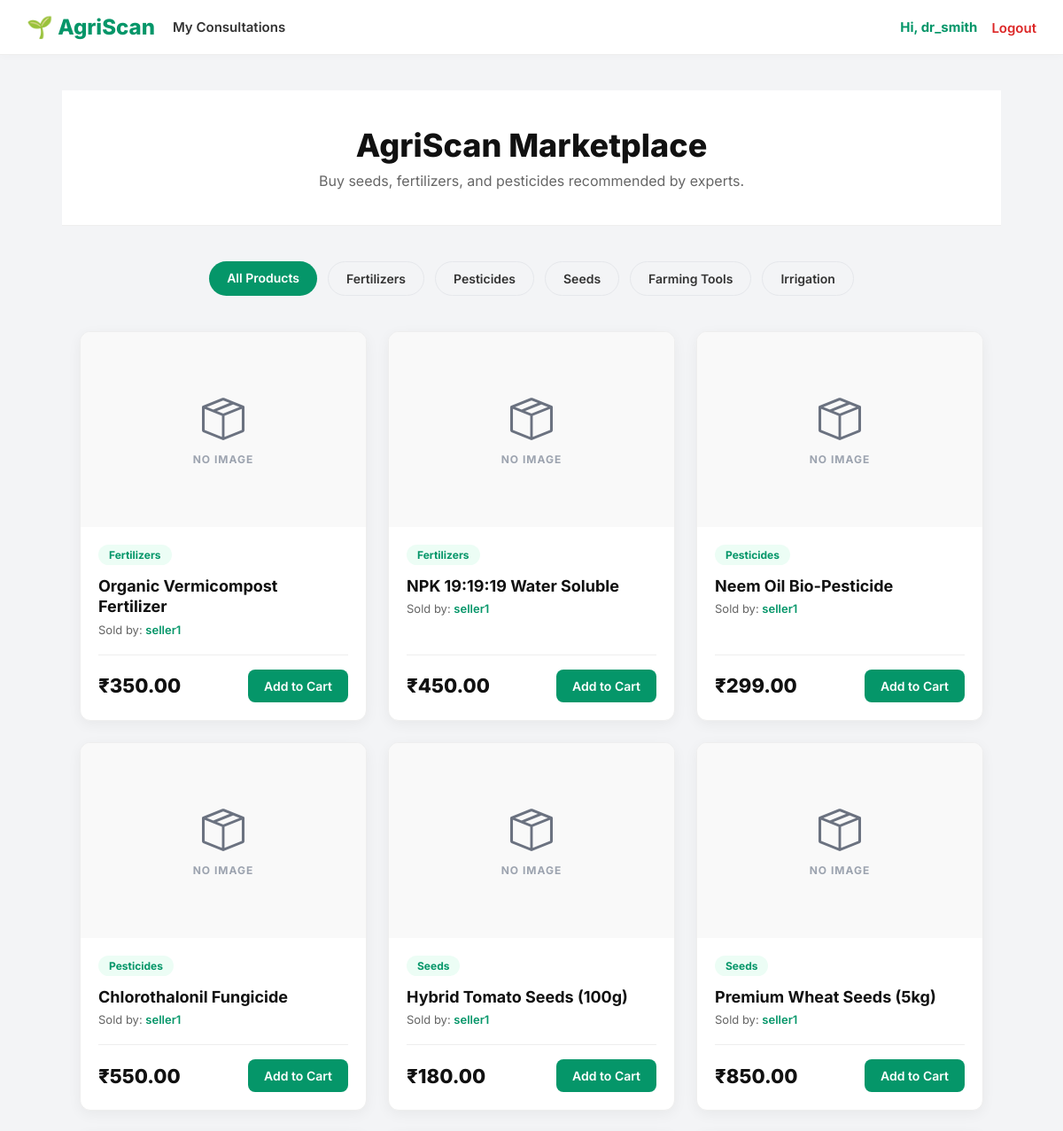
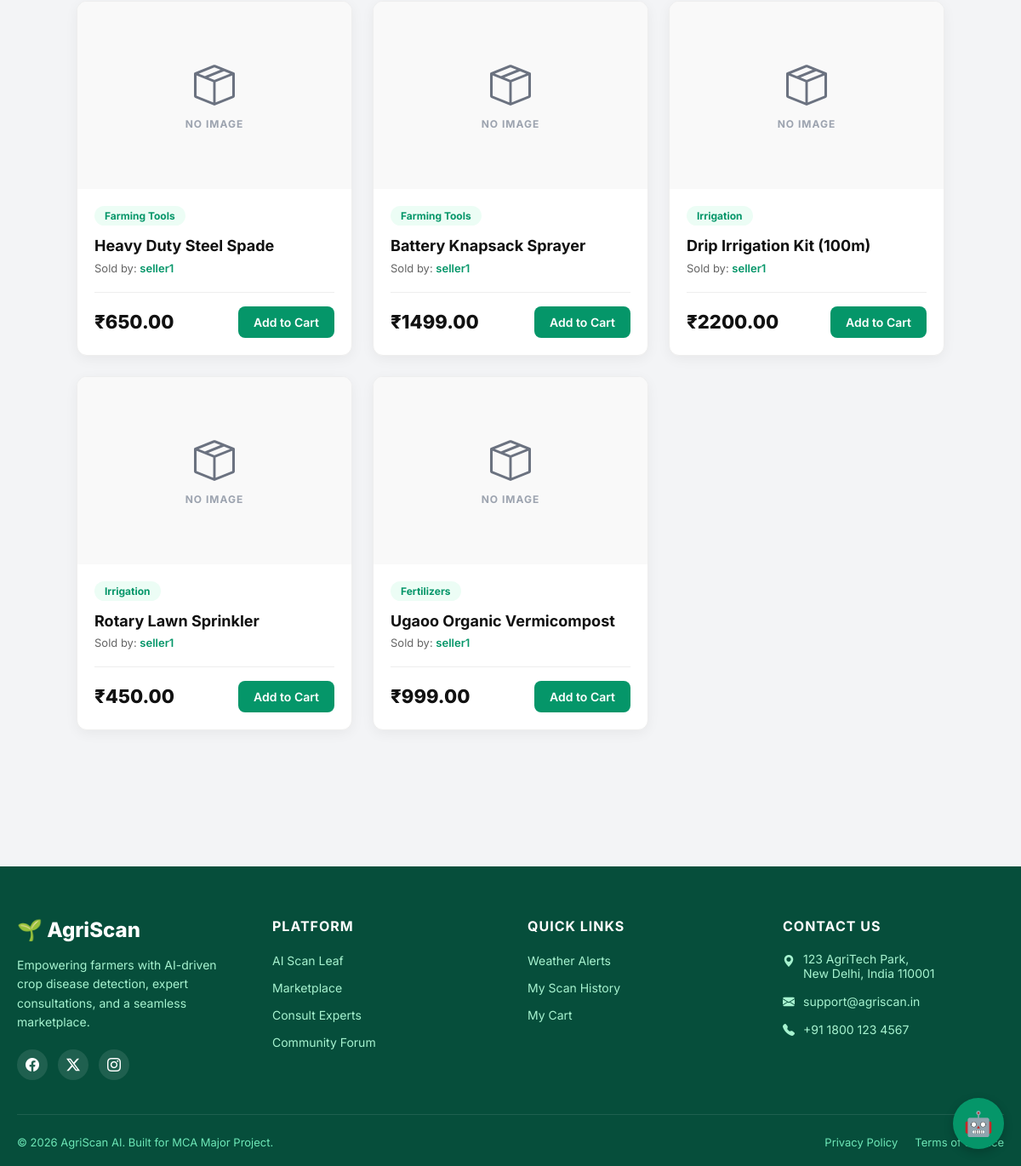
/marketplace/ (signed in), run on the app's committed database (2 pictures, top to bottom).
### accounts/models.py (models this page shows)
class User(AbstractUser):
    ROLE_CHOICES = (
        ('farmer', 'Farmer'),
        ('agronomist', 'Agronomist'),
        ('seller', 'Seller'),
        ('admin', 'Admin'),
    )
    role = models.CharField(max_length=20, choices=ROLE_CHOICES, default='farmer')
    phone = models.CharField(max_length=15, blank=True)

### marketplace/models.py (models this page shows, shortened)
class Category(models.Model):
    name = models.CharField(max_length=100)

class Product(models.Model):
    seller = models.ForeignKey(User, on_delete=models.CASCADE, limit_choices_to={'role': 'seller'})
    category = models.ForeignKey(Category, on_delete=models.CASCADE)
    name = models.CharField(max_length=200)
    description = models.TextField()
    price = models.DecimalField(max_digits=8, decimal_places=2)
    stock = models.PositiveIntegerField(default=0)
    image = models.ImageField(upload_to='products/', blank=True, null=True)

### marketplace/views.py (the view)
# urls.py: path('', views.store, name='store'),
def store(request):
    products = Product.objects.all()
    categories = Category.objects.all()
    category_id = request.GET.get('category')
    if category_id:
        products = products.filter(category_id=category_id)
    return render(request, 'marketplace/store.html', {'products': products, 'categories': categories})

### templates/marketplace/store.html (shortened to what this page needs)
{% extends "base.html" %}
{% block content %}
<div style="background: white; padding: 40px 20px; text-align: center; border-bottom: 1px solid #eee; margin-bottom: 40px;">
    <h1 style="font-size: 36px; font-weight: 800; color: #111; margin-bottom: 8px;">AgriScan Marketplace</h1>
    <p style="font-size: 16px; color: #666;">Buy seeds, fertilizers, and pesticides recommended by experts.</p>
</div>
<div style="max-width: 1200px; margin: 0 auto; padding: 0 20px;">
    <div style="display: flex; gap: 12px; justify-content: center; margin-bottom: 40px; flex-wrap: wrap;">
        <a href="{% url 'store' %}" style="padding: 10px 20px; border-radius: 30px; text-decoration: none; font-weight: 600; font-size: 14px; {% if not request.GET.category %}background: #059669; color: white;{% else %}background: #F3F4F6; color: #333; border: 1px solid #E5E7EB;{% endif %}">All Products</a>
        {% for cat in categories %}
            <a href="?category={{ cat.id }}" style="padding: 10px 20px; border-radius: 30px; text-decoration: none; font-weight: 600; font-size: 14px; {% if request.GET.category == cat.id|stringformat:'s' %}background: #059669; color: white;{% else %}background: #F3F4F6; color: #333; border: 1px solid #E5E7EB;{% endif %}">{{ cat.name }}</a>
        {% endfor %}
    </div>
    <div class="product-grid">
        {% for product in products %}
            <div class="product-card">
                <div class="product-image-box">
                    <div id="fallback-{{ product.id }}" style="display: {% if product.image %}none{% else %}flex{% endif %}; flex-direction: column; align-items: center; justify-content: center; color: #9CA3AF; z-index: 1;">
                        <i class="bi bi-box-seam" style="font-size: 48px; margin-bottom: 8px; color: #6B7280;"></i>
                        <span style="font-size: 12px; font-weight: 700; text-transform: uppercase; letter-spacing: 1px;">No Image</span>
                    </div>
                </div>
                <div class="product-details">
                    <span style="display: inline-block; background: #ECFDF5; color: #059669; font-size: 12px; font-weight: 700; padding: 4px 12px; border-radius: 20px; margin-bottom: 12px; width: fit-content;">{{ product.category.name }}</span>
                    <h3 style="font-size: 18px; font-weight: 700; color: #111; margin-bottom: 6px; line-height: 1.3;">{{ product.name }}</h3>
                    <p style="font-size: 13px; color: #666; margin-bottom: 20px;">Sold by: <span style="font-weight: 600; color: #059669;">{{ product.seller.username }}</span></p>
                    <div style="display: flex; justify-content: space-between; align-items: center; border-top: 1px solid #eee; padding-top: 16px; margin-top: auto;">
                        <span style="font-size: 22px; font-weight: 800; color: #111;">₹{{ product.price }}</span>
                        <a href="{% url 'add_to_cart' product.id %}" style="background: #059669; color: white; text-decoration: none; padding: 10px 18px; border-radius: 8px; font-weight: 600; font-size: 14px;">Add to Cart</a>
                    </div>
                </div>
            </div>
        {% endfor %}
    </div>
</div>
{% endblock %}

### templates/base.html (shortened to what this page needs)
{% load static %}
<!DOCTYPE html>
<html lang="en">
<head>
    <link href="https://cdn.jsdelivr.net/npm/bootstrap-icons@1.11.0/font/bootstrap-icons.css" rel="stylesheet">
    <link rel="stylesheet" href="{% static 'css/style.css' %}">
</head>
<body>
<nav class="navbar" style="background: white; border-bottom: 1px solid #eee; box-shadow: 0 2px 10px rgba(0,0,0,0.02);">
    <div class="nav-container" style="display: flex; justify-content: space-between; align-items: center; width: 100%; max-width: 1400px; margin: 0 auto; padding: 16px 30px; box-sizing: border-box; gap: 20px;">
        <div style="display: flex; align-items: center; gap: 20px; flex-shrink: 1; overflow: hidden;">
            <a href="/" class="brand" style="font-size: 24px; font-weight: 800; color: #059669; text-decoration: none; white-space: nowrap; flex-shrink: 0;">
                🌱 AgriScan
            </a>
            <div class="nav-links" style="display: flex; align-items: center; gap: 20px; white-space: nowrap;">
                {% if user.is_authenticated %}
                    {% if user.is_superuser or user.role == 'admin' %}
                        <a href="{% url 'admin_dashboard' %}" style="font-size: 15px; font-weight: 600; color: #333; text-decoration: none;">Analytics</a>
                        {% if user.is_superuser %}
                            <a href="/admin/" target="_blank" style="font-size: 15px; font-weight: 600; color: #333; text-decoration: none;">Django Admin ⚙️</a>
                        {% endif %}
                    {% elif user.role == 'seller' %}
                        <a href="{% url 'seller_dashboard' %}" style="font-size: 15px; font-weight: 600; color: #333; text-decoration: none;">Seller Dashboard</a>
                        <a href="{% url 'store' %}" style="font-size: 15px; font-weight: 600; color: #333; text-decoration: none;">View Store</a>
                    {% elif user.role == 'agronomist' %}
                        <a href="{% url 'agronomist_dashboard' %}" style="font-size: 15px; font-weight: 600; color: #333; text-decoration: none;">My Consultations</a>
                    {% endif %}
                {% endif %}
            </div>
        </div>
        <div style="display: flex; align-items: center; gap: 16px; white-space: nowrap; flex-shrink: 0; margin-left: 20px;">
            {% if user.is_authenticated %}
                <span style="font-size: 15px; font-weight: 700; color: #059669;">
                    Hi, {{ user.username }}
                </span>
                <form method="post" action="{% url 'logout' %}" style="margin: 0;">
                    <button type="submit" style="background: none; border: none; cursor: pointer; font-family: inherit; font-size: 15px; font-weight: 600; color: #dc2626; padding: 0;">Logout</button>
                </form>
            {% endif %}
        </div>
    </div>
</nav>
<main class="container">
    {% block content %}{% endblock %}
</main>
<footer style="background: #064E3B; color: #D1FAE5; padding: 60px 0 20px 0; margin-top: 60px; font-family: 'Inter', sans-serif;">
    <div style="max-width: 1200px; margin: 0 auto; padding: 0 20px;">
        <div style="display: grid; grid-template-columns: repeat(auto-fit, minmax(200px, 1fr)); gap: 40px; margin-bottom: 40px;">
            <div>
                <a href="{% url 'home' %}" style="display: flex; align-items: center; gap: 8px; font-size: 24px; font-weight: 800; color: white; text-decoration: none; margin-bottom: 16px;">
                    🌱 AgriScan
                </a>
                <p style="font-size: 14px; line-height: 1.6; color: #A7F3D0; margin-bottom: 20px;">
                    Empowering farmers with AI-driven crop disease detection, expert consultations, and a seamless marketplace.
                </p>
                <div style="display: flex; gap: 12px;">
                    <a href="#" style="color: white; background: rgba(255,255,255,0.1); width: 36px; height: 36px; display: flex; align-items: center; justify-content: center; border-radius: 50%; text-decoration: none;"><i class="bi bi-facebook"></i></a>
                    <a href="#" style="color: white; background: rgba(255,255,255,0.1); width: 36px; height: 36px; display: flex; align-items: center; justify-content: center; border-radius: 50%; text-decoration: none;"><i class="bi bi-twitter-x"></i></a>
                    <a href="#" style="color: white; background: rgba(255,255,255,0.1); width: 36px; height: 36px; display: flex; align-items: center; justify-content: center; border-radius: 50%; text-decoration: none;"><i class="bi bi-instagram"></i></a>
                </div>
            </div>
            <div>
                <h4 style="color: white; font-size: 16px; font-weight: 700; margin-bottom: 20px; text-transform: uppercase; letter-spacing: 1px;">Platform</h4>
                <ul style="list-style: none; padding: 0; margin: 0; display: flex; flex-direction: column; gap: 12px;">
                    <li><a href="{% url 'home' %}" style="color: #A7F3D0; text-decoration: none; font-size: 14px;">AI Scan Leaf</a></li>
                    <li><a href="{% url 'store' %}" style="color: #A7F3D0; text-decoration: none; font-size: 14px;">Marketplace</a></li>
                    <li><a href="{% url 'expert_list' %}" style="color: #A7F3D0; text-decoration: none; font-size: 14px;">Consult Experts</a></li>
                    <li><a href="{% url 'forum_list' %}" style="color: #A7F3D0; text-decoration: none; font-size: 14px;">Community Forum</a></li>
                </ul>
            </div>
            <div>
                <h4 style="color: white; font-size: 16px; font-weight: 700; margin-bottom: 20px; text-transform: uppercase; letter-spacing: 1px;">Quick Links</h4>
                <ul style="list-style: none; padding: 0; margin: 0; display: flex; flex-direction: column; gap: 12px;">
                    <li><a href="{% url 'weather_dashboard' %}" style="color: #A7F3D0; text-decoration: none; font-size: 14px;">Weather Alerts</a></li>
                    <li><a href="{% url 'history' %}" style="color: #A7F3D0; text-decoration: none; font-size: 14px;">My Scan History</a></li>
                    <li><a href="{% url 'view_cart' %}" style="color: #A7F3D0; text-decoration: none; font-size: 14px;">My Cart</a></li>
                </ul>
            </div>
            <div>
                <h4 style="color: white; font-size: 16px; font-weight: 700; margin-bottom: 20px; text-transform: uppercase; letter-spacing: 1px;">Contact Us</h4>
                <ul style="list-style: none; padding: 0; margin: 0; display: flex; flex-direction: column; gap: 16px; font-size: 14px; color: #A7F3D0;">
                    <li style="display: flex; gap: 10px; align-items: flex-start;">
                        <i class="bi bi-geo-alt-fill" style="margin-top: 2px;"></i>
                        <span>123 AgriTech Park,<br>New Delhi, India 110001</span>
                    </li>
                    <li style="display: flex; gap: 10px; align-items: center;">
                        <i class="bi bi-envelope-fill"></i>
                        <span>support@agriscan.in</span>
                    </li>
                    <li style="display: flex; gap: 10px; align-items: center;">
                        <i class="bi bi-telephone-fill"></i>
                        <span>+91 1800 123 4567</span>
                    </li>
                </ul>
            </div>
        </div>
        <div style="border-top: 1px solid rgba(255,255,255,0.1); padding-top: 24px; display: flex; justify-content: space-between; align-items: center; flex-wrap: wrap; gap: 16px; font-size: 13px; color: #6EE7B7;">
            <p style="margin: 0;">&copy; 2026 AgriScan AI. Built for MCA Major Project.</p>
            <div style="display: flex; gap: 20px;">
                <a href="#" style="color: #6EE7B7; text-decoration: none;">Privacy Policy</a>
                <a href="#" style="color: #6EE7B7; text-decoration: none;">Terms of Service</a>
            </div>
        </div>
    </div>
</footer>
{% if '/login/' not in request.path and '/register/' not in request.path %}
<div id="chatbot-btn" style="position: fixed; bottom: 20px; right: 20px; background: #059669; color: white; width: 60px; height: 60px; border-radius: 50%; display: flex; align-items: center; justify-content: center; font-size: 28px; cursor: pointer; box-shadow: 0 4px 12px rgba(0,0,0,0.2); z-index: 1000;">
    🤖
</div>
{% endif %}
</body>
</html>

### static/css/style.css (style rules this page uses)
:root { --primary: #059669; --primary-dark: #047857; --bg: #F3F4F6; --card-bg: #FFFFFF; --text-main: #111827; --text-muted: #6B7280; --border: #E5E7EB; --shadow: 0 10px 25px rgba(0,0,0,0.05); }
* { box-sizing: border-box; margin: 0; padding: 0; }
body { font-family: 'Inter', sans-serif; background: var(--bg); color: var(--text-main); display: flex; flex-direction: column; min-height: 100vh; }
.container { max-width: 1100px; margin: 0 auto; padding: 40px 20px; flex: 1; }
.navbar { background: var(--card-bg); box-shadow: 0 2px 10px rgba(0,0,0,0.05); position: sticky; top: 0; z-index: 100; }
.nav-container { max-width: 1100px; margin: 0 auto; padding: 16px 20px; display: flex; justify-content: space-between; align-items: center; }
.brand { font-size: 22px; font-weight: 800; color: var(--primary); text-decoration: none; }
.nav-links { display: flex; gap: 24px; align-items: center; }
.nav-links a { text-decoration: none; color: var(--text-main); font-weight: 500; font-size: 15px; }

### templates/base.html (style rules this page uses)
body { display: flex; flex-direction: column; min-height: 100vh; margin: 0; }
main { flex: 1 0 auto; }

### templates/marketplace/store.html (style rules this page uses)
.product-grid { display: grid; grid-template-columns: repeat(3, 1fr); gap: 24px; margin-bottom: 60px; }
.product-card { background: white; border-radius: 12px; overflow: hidden; box-shadow: 0 4px 15px rgba(0,0,0,0.05); border: 1px solid #eee; display: flex; flex-direction: column; transition: transform 0.2s; }
.product-image-box { height: 220px; width: 100%; position: relative; background: #f9f9f9; overflow: hidden; display: flex; align-items: center; justify-content: center; }
.product-details { padding: 20px; display: flex; flex-direction: column; flex: 1; }

### data on the page
User: username "dr_smith"
Category: name "Fertilizers"
Category: name "Pesticides"
Category: name "Seeds"
Category: name "Farming Tools"
Category: name "Irrigation"
Product: category.name "Fertilizers", name "Organic Vermicompost Fertilizer", seller.username "seller1", price "350.00"
Product: category.name "Fertilizers", name "NPK 19:19:19 Water Soluble", seller.username "seller1", price "450.00"
Product: category.name "Pesticides", name "Neem Oil Bio-Pesticide", seller.username "seller1", price "299.00"
Product: category.name "Pesticides", name "Chlorothalonil Fungicide", seller.username "seller1", price "550.00"
Product: category.name "Seeds", name "Hybrid Tomato Seeds (100g)", seller.username "seller1", price "180.00"
Product: category.name "Seeds", name "Premium Wheat Seeds (5kg)", seller.username "seller1", price "850.00"
Product: category.name "Farming Tools", name "Heavy Duty Steel Spade", seller.username "seller1", price "650.00"
Product: category.name "Farming Tools", name "Battery Knapsack Sprayer", seller.username "seller1", price "1499.00"
Product: category.name "Irrigation", name "Drip Irrigation Kit (100m)", seller.username "seller1", price "2200.00"
Product: category.name "Irrigation", name "Rotary Lawn Sprinkler", seller.username "seller1", price "450.00"
Product: category.name "Fertilizers", name "Ugaoo Organic Vermicompost", seller.username "seller1", price "999.00"
